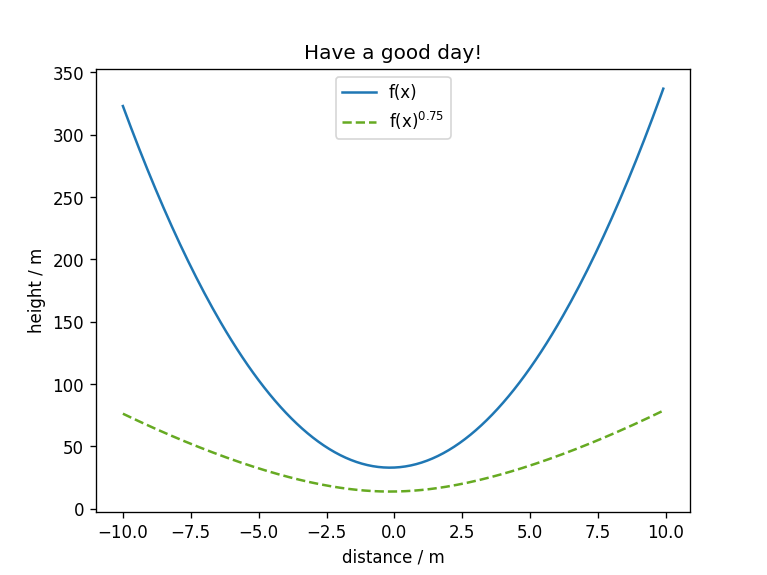

The script that drew this image:
import numpy as np
from matplotlib import (
    pyplot as plt
)

def parab(x, a, b, c):
    return a * x ** 2 + b * x + c


def draw_parab():
    # xlist = np.linspace(-10, 10, num=1000)
    xlist = np.arange(-10, 10, 0.1)
    a = 3
    b = 1
    c = 33
    ylist = parab(xlist, a, b, c)
    plt.figure(num=0, dpi=120)
    plt.plot(xlist, ylist, label="f(x)")
    plt.plot(xlist, ylist ** 0.75, linestyle='--', color='#6A2', label=r"f(x)$^{0.75}$")
    plt.title("Have a good day!")
    plt.xlabel("distance / m")
    plt.ylabel("height / m")
    plt.legend()
    plt.show()

    # inp = str(input())
    # print("you typed \"{}\".".format(inp))


def main():
    draw_parab()

if __name__ == "__main__":
    main()
